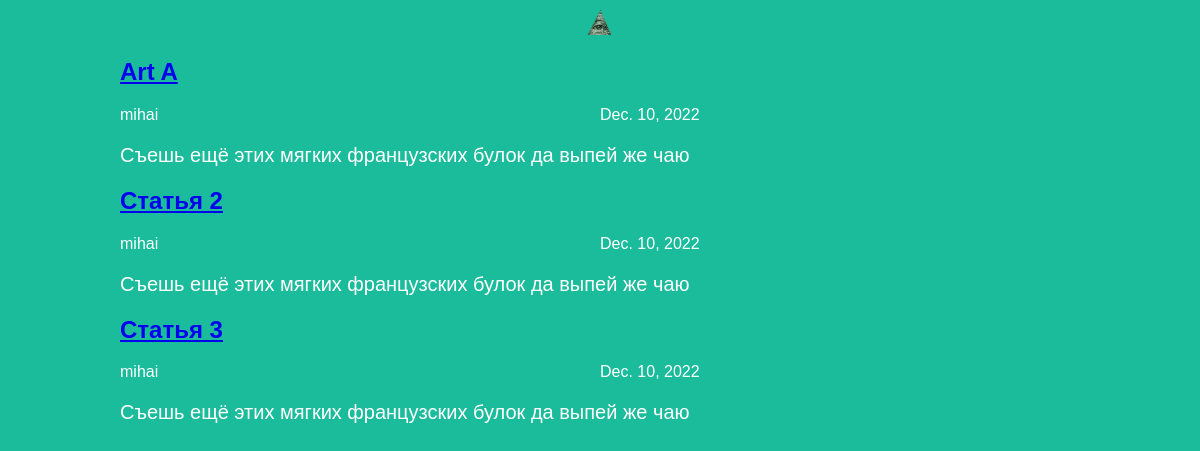
The app's page /articles/ with its own data.
### articles/models.py (models this page shows, shortened)
class Article(models.Model):
    id = models.BigAutoField(primary_key=True)
    title = models.CharField(max_length=200)
    author = models.ForeignKey(User, on_delete=models.CASCADE)
    text = models.TextField()
    created_date = models.DateField(auto_now_add=True)
    def get_excerpt(self):
        return self.text[:140] + "..." if len(self.text) > 140 else self.text

### articles/views.py (the view)
# urls.py: path("articles/", views.archive),
def archive(request):
    return render(request, 'archive.html', {"posts": Article.objects.all()})

### articles/templates/archive.html (shortened to what this page needs)
<!DOCTYPE html>
<html lang="en">
<head>
    <link rel="stylesheet" href="{{ STATIC_URL }}/static/index.css">
</head>
<body class="archive">
    {% load static %}
    <div class="header">
        <img src="{{ STATIC_URL }}/static/logo.png" alt="Logo image" />
    </div>
    {% for post in posts %}
    <div class="one-post">
        <a href="/articles/{{post.id}}/"><h2 class="post-title">{{ post.title }}</h2></a>
        <div class="article-info">
            <div class="article-author">{{ post.author.username }}</div>
            <div class="article-created- date">{{ post.created_date }}</div>
        </div>
        <p class="article-text">{{ post.get_excerpt }}</p>
    </div>
    {% endfor %}
</body>
</html>

### articles/static/index.css (style rules this page uses)
body { background: #1abc9c; font-family: Tahoma, Arial, sans-serif; color: #ffffff; }
.archive { width: 960px; margin-left: auto; margin-right: auto; }
img { height: 500px; display: block; width: 518px; margin-left: auto; margin-right: auto; }
.article-author { width: 50%; float: left; }
p, h4 { font-size: 20px; margin-bottom: 0; }
img { height: 30px; width: auto; }

### records on screen
Article: title "Art A", author.username "mihai", created_date "Dec. 10, 2022", get_excerpt "Съешь ещё этих мягких французских булок да выпей же чаю"
Article: title "Статья 2", author.username "mihai", created_date "Dec. 10, 2022", get_excerpt "Съешь ещё этих мягких французских булок да выпей же чаю"
Article: title "Статья 3", author.username "mihai", created_date "Dec. 10, 2022", get_excerpt "Съешь ещё этих мягких французских булок да выпей же чаю"
